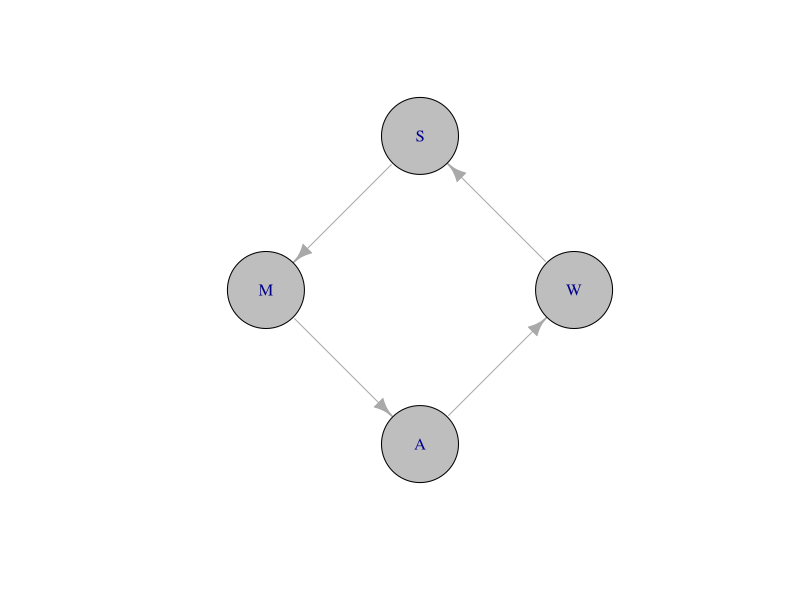

Reproduce this figure in R. (Note: this script raises an error after producing the figure.)
## ---- chunk 1
knitr::opts_chunk$set(echo = FALSE, warning = FALSE, 
                      message = FALSE,
                      fig.align = "center",
                      out.width = "600px")
## ---- chunk 2
library(igraph)
el <- rbind(c("W","S"), c("S","M"), c("M", "A"), c("A", "W"))
g <- graph_from_edgelist(el)
g$layout <- layout_in_circle
plot(g, vertex.size=50, vertex.color="gray")
## ---- chunk 3
knitr::include_graphics("https://images-na.ssl-images-amazon.com/images/I/31fzXc46omL._SX312_BO1,204,203,200_.jpg")
## ---- chunk 4
knitr::include_graphics("img/perception-action-cycle.jpg")
## ---- chunk 5
knitr::include_graphics("img/swanson-book-fig-10.12.jpg")
## ---- chunk 6
knitr::include_graphics("img/swanson-2005-fig-1.jpg")
## ---- chunk 7
knitr::include_graphics("img/nested-causality.jpeg")
## ---- chunk 8
knitr::include_graphics("img/biopsych-table-8.1.jpg")
## ---- chunk 9
knitr::include_graphics("http://droualb.faculty.mjc.edu/Course%20Materials/Physiology%20101/Chapter%20Notes/Fall%202007/figure_10_03_labeled.jpg")
## ---- chunk 10
knitr::include_graphics("https://onlinelibrary.wiley.com/cms/asset/b8b78ab1-4a85-4add-86cb-d389fb0988b1/mnfr3528-fig-0001-m.jpg")
## ---- chunk 11
knitr::include_graphics("http://hearinghealthmatters.org/waynesworld/files/2012/06/Fourier-Analysis.gif")
## ---- chunk 12
knitr::include_graphics("https://images.unsplash.com/photo-1519699486208-1293e479cb98?ixlib=rb-1.2.1&ixid=eyJhcHBfaWQiOjEyMDd9&w=1000&q=80")
## ---- chunk 13
knitr::include_graphics("img/tactile-receptive-field.jpg")
## ---- chunk 14
knitr::include_graphics("https://brainconnection.brainhq.com/wp-content/uploads/2004/03/photoreceptors-f1.png")
## ---- chunk 15
knitr::include_graphics("https://foundationsofvision.stanford.edu/wp-content/uploads/2012/02/orientedRF-1024x602.png")
## ---- chunk 16
knitr::include_graphics("http://www.d.umn.edu/~jfitzake/Lectures/UndergradPharmacy/SensoryPhysiology/Audition/Figures/ColoradoA1TonotopicMap.jpg")
## ---- chunk 17
knitr::include_graphics("https://arvo.silverchair-cdn.com/arvo/content_public/journal/jov/933499/m_jov-3-10-1-fig001.jpeg?Expires=1637668920&Signature=LC96WRpdIBZ9bh6K~8YsUW6qc0Nccb7GXk6f8O~PV8u0cSqBZ84NNGZJSslPQSkMqjFaJTlyT9De3Ul-erzKVEFstsle3x24-J8wL4wChjSww-IJfzOkA8cbyQZc8sOTvvbt-AbbpTXWu95eHqksTRuqbIGSgKFyqxCW1koirm3sVYqKcmsh35sOgixKkvkYbRL7tMOIkV1Ng8sEasx-T1owZFNEL9DPGnHBzyllMUfvrPvgkv2y067wEbIyDVvM9Xsd15FLQOztcio7nMobeMYtq9sBRVE7qChM6PYOVbANGQKs8nsPRm60jW7VhMp8NVlDNoCttiRP09WEKYBz6w__&Key-Pair-Id=APKAIE5G5CRDK6RD3PGA")
## ---- chunk 18
knitr::include_graphics("http://bio1152.nicerweb.com/Locked/media/ch49/49_16-MotorSensoryCorts-L.jpg")
## ---- chunk 19
knitr::include_graphics("img/two-point-thresholds.jpg")
## ---- chunk 20
knitr::include_graphics("https://upload.wikimedia.org/wikipedia/commons/5/51/Front_of_Sensory_Homunculus.gif")
## ---- chunk 21
knitr::include_graphics("https://upload.wikimedia.org/wikipedia/commons/thumb/2/27/AcuityHumanEye.svg/270px-AcuityHumanEye.svg.png")
## ---- chunk 22
knitr::include_graphics("http://auditoryneuroscience.com/sites/default/files/inline-images/HLdata_0.png")
## ---- chunk 23
knitr::include_graphics("img/swanson-11.4.jpg")
## ---- chunk 24
knitr::include_graphics("img/biopsych-fig-5.5.jpg")
## ---- chunk 25
knitr::include_graphics("img/biospsych-labeled-lines.jpg")
## ---- chunk 26
knitr::include_graphics("https://www.illusionsindex.org/images/illusions/Rotating-Snakes/42_rotsnakes_main.jpg")
## ---- chunk 27
knitr::include_graphics("https://ars.els-cdn.com/content/image/1-s2.0-S0168159121001258-gr4.jpg")
## ---- chunk 28
knitr::include_graphics("https://ars.els-cdn.com/content/image/1-s2.0-S0168159121001258-gr5_lrg.jpg")
## ---- chunk 29
knitr::include_graphics("img/em-spectrum.jpg")
## ---- chunk 30
knitr::include_graphics("img/hud2014_1000c.jpg")
## ---- chunk 31
knitr::include_graphics("https://sites.google.com/site/obeluwa/_/rsrc/1372214890170/skin/introduction-to-diffuse-reflectance-spectroscopy/sample-spectra.png")
## ---- chunk 32
knitr::include_graphics("img/reflectance-spectrum.gif")
## ---- chunk 33
knitr::include_graphics("img/OpticArray.jpg")
## ---- chunk 34
knitr::include_graphics("img/rgb-monitor.jpg")
## ---- chunk 35
knitr::include_graphics("img/how-camera-works.jpg")
## ---- chunk 36
knitr::include_graphics("img/the-eye-ksj.jpg")
## ---- chunk 37
knitr::include_graphics("img/the-eye.jpg")
## ---- chunk 38
knitr::include_graphics("img/retinal-image.jpg")
## ---- chunk 39
knitr::include_graphics("img/visual-fields.jpg")
## ---- chunk 40
knitr::include_graphics("img/fovea.jpg")
## ---- chunk 41
knitr::include_graphics("img/acuity-across-visual-field.jpg")
## ---- chunk 42
knitr::include_graphics("img/acuity-across-visual-field-graph.jpg")
## ---- chunk 43
knitr::include_graphics("img/two-point-thresholds.jpg")
## ---- chunk 44
knitr::include_graphics("img/photoreceptors.jpg")
## ---- chunk 45
knitr::include_graphics("https://foundationsofvision.stanford.edu/wp-content/uploads/2012/02/rod.cone_.distribution2-1024x467.png")
## ---- chunk 46
knitr::include_graphics("img/1416_Color_Sensitivity.jpg")
## ---- chunk 47
knitr::include_graphics("img/retinal-layers.jpg")
## ---- chunk 48
knitr::include_graphics("img/on-center-off-center-receptive-fields.jpg")
## ---- chunk 49
knitr::include_graphics("img/RGBOpponent.gif")
## ---- chunk 50
knitr::include_graphics("img/eye-to-brain.jpg")
## ---- chunk 51
knitr::include_graphics("img/lgn.jpg")
## ---- chunk 52
knitr::include_graphics("img/eye-to-brain.jpg")
## ---- chunk 53
knitr::include_graphics("http://www.scholarpedia.org/w/images/3/3a/03-Human-V1.png")
## ---- chunk 54
knitr::include_graphics("img/mri-v1-retinotopy.jpg")
## ---- chunk 55
knitr::include_graphics("img/cortical-hypercolumn.jpg")
## ---- chunk 56
knitr::include_graphics("img/dir.selective.png")
## ---- chunk 57
knitr::include_graphics("http://www.scholarpedia.org/w/images/9/99/11-Hubel-Wiesel-model.png")
## ---- chunk 58
knitr::include_graphics("img/spatial-freq-fpsyg-03-00620-g003.jpg")
## ---- chunk 59
knitr::include_graphics("img/cortical-hypercolumn.jpg")
## ---- chunk 60
knitr::include_graphics("img/beyond-v1.jpg")
